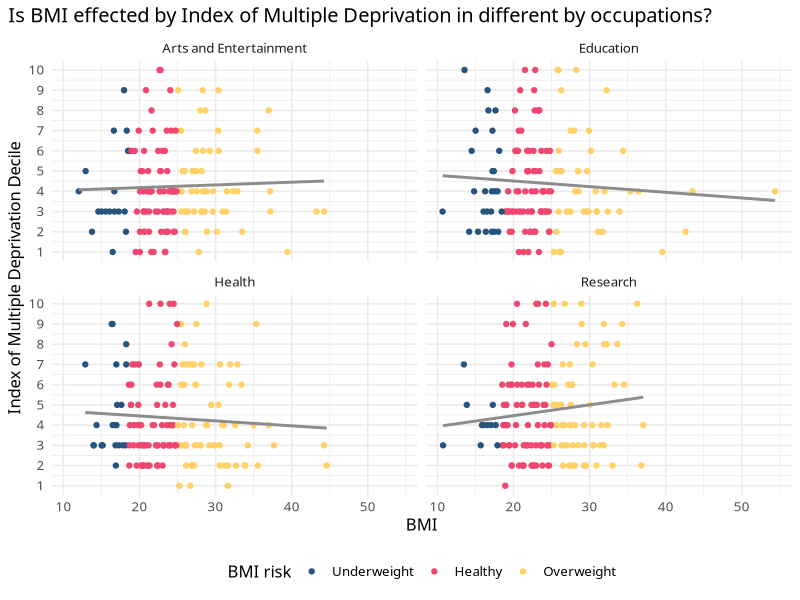
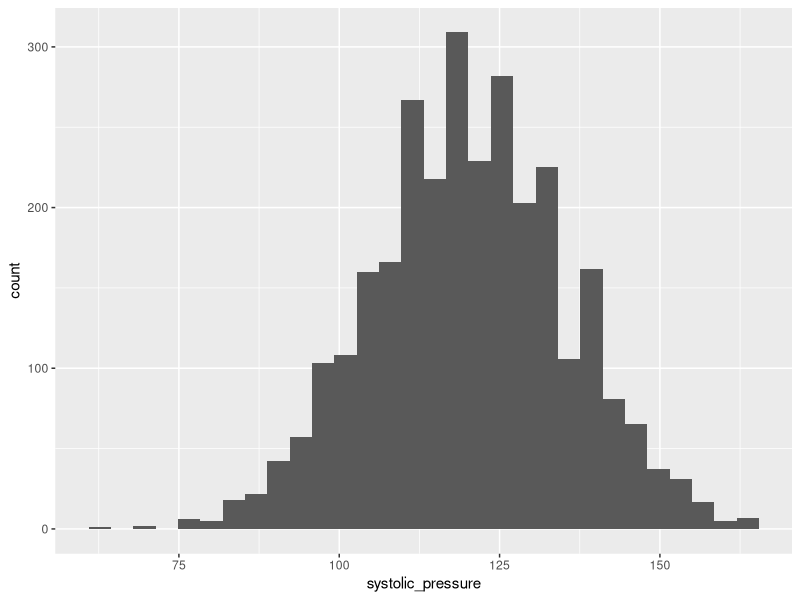
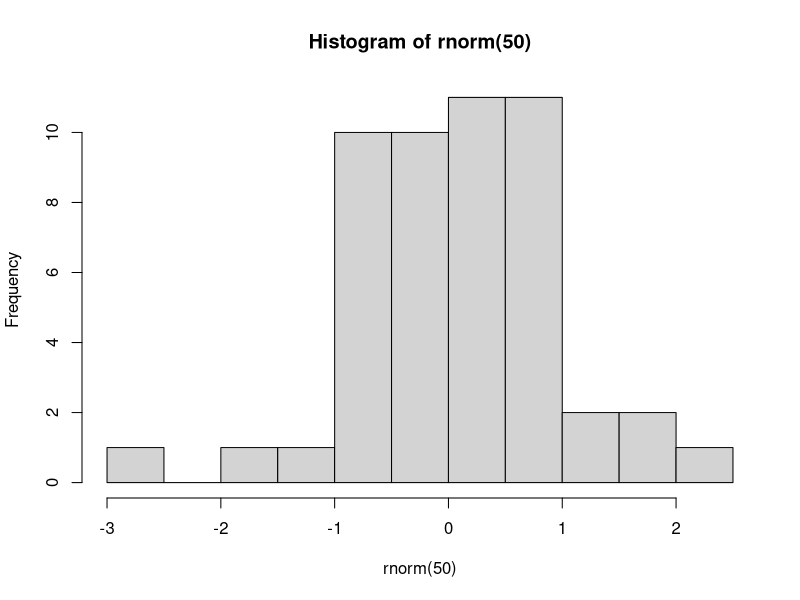
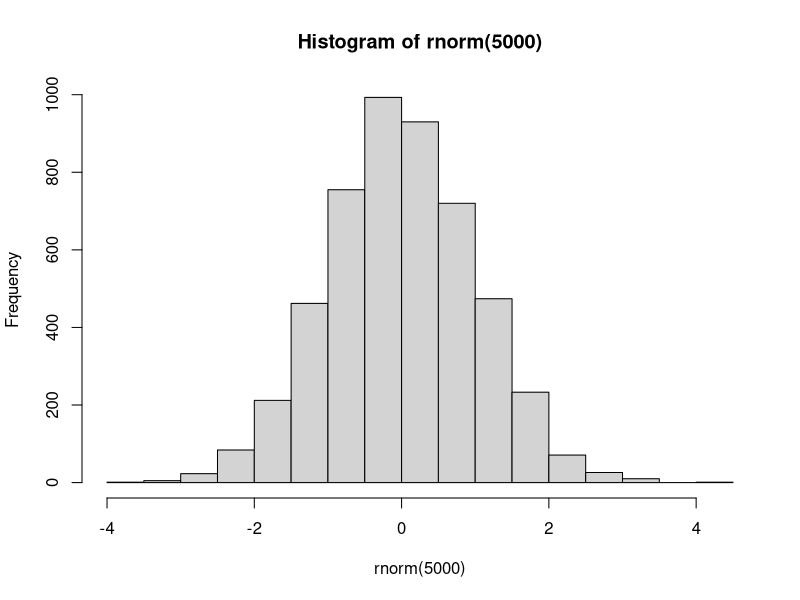
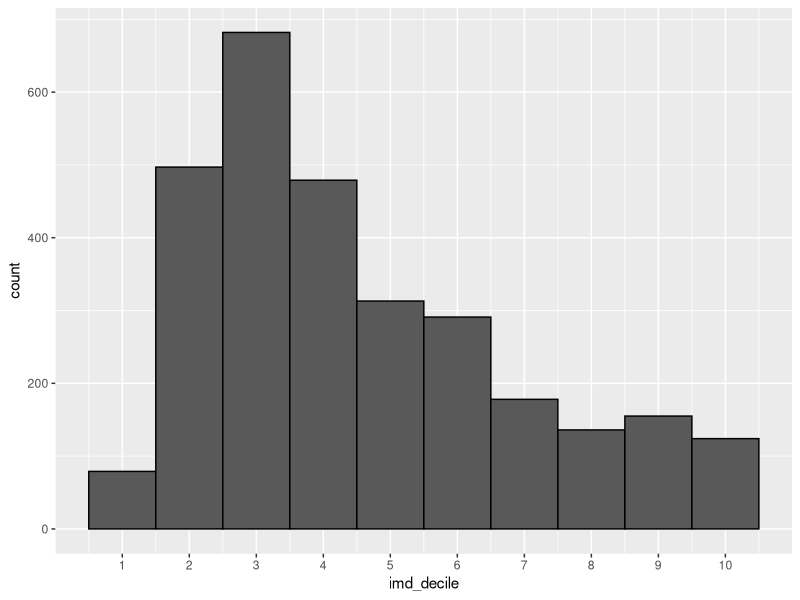
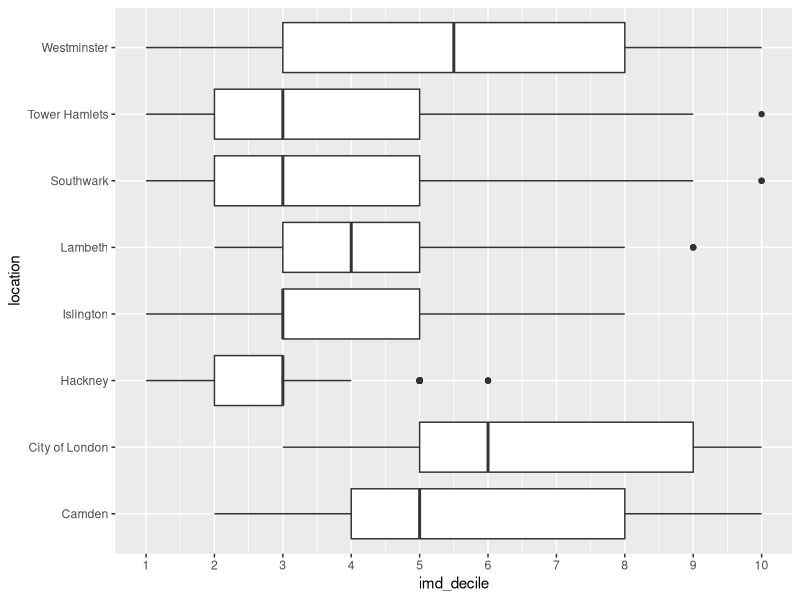
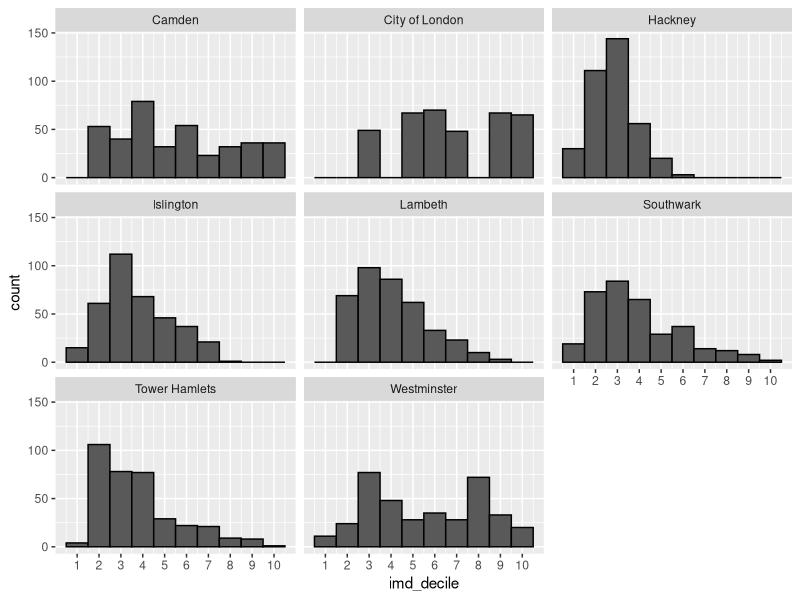
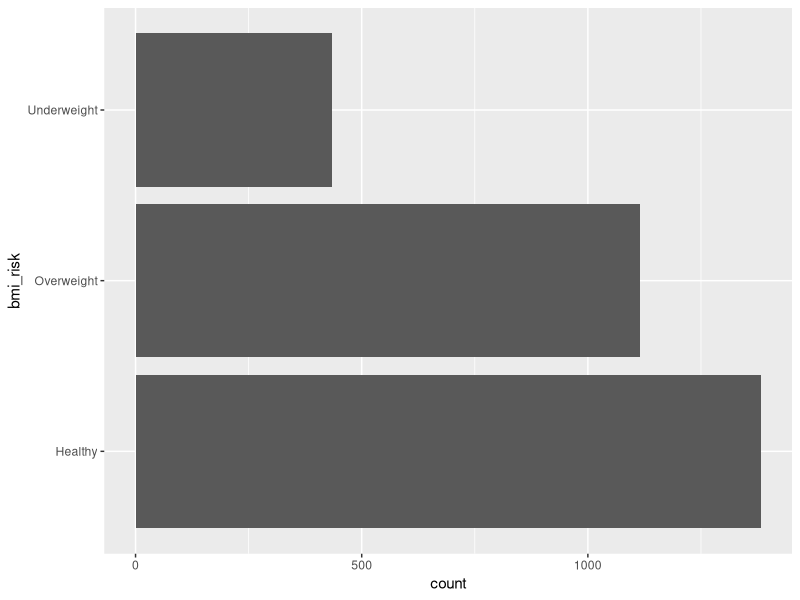

The R source for these figures, in order:
## ---- chunk 1
# visualisation where we fix the occupation column
library(tidyverse)

health <- read_csv("resources/health_metrics_cleaned.csv")

health_occupation <- health %>%
  mutate(occupation = str_remove(occupation, "\\["),
         occupation = str_remove(occupation, "\\]")) %>%
  separate_longer_delim(occupation, delim = ",") %>%
  mutate(occupation = str_squish(occupation))

occupation_comp <- c("Arts and Entertainment", "Education", "Research", "Health")

final_plot <- health_occupation %>%
  mutate(bmi_risk = factor(bmi_risk, levels = c("Underweight", "Healthy", "Overweight"))) %>%
  filter(occupation %in% occupation_comp) %>%
  ggplot(aes(x = bmi, y = imd_decile)) +
  geom_point(aes(colour = bmi_risk)) +
  geom_smooth(method = "lm", se = FALSE, colour = "grey55") +
  facet_wrap(vars(occupation)) +
  scale_colour_manual(values = c('#26547c','#ef476f','#ffd166')) +
  scale_y_continuous(breaks = seq(1,10,1)) + 
  labs(title = "Is BMI effected by Index of Multiple Deprivation in different by occupations? ",
       y = "Index of Multiple Deprivation Decile", x = "BMI",
       colour = "BMI risk") +
  theme_minimal(base_size = 12, base_family = "Avenir") +
  theme(legend.position = "bottom",
        plot.title.position = "plot")
final_plot
## ---- chunk 2
ggplot(health, aes(x = systolic_pressure)) +
  geom_histogram()
## ---- chunk 3
hist(rnorm(50))
## ---- chunk 4
hist(rnorm(5000))
## ---- chunk 5
#| column: body-inset
#| layout-nrow: 2
#| out-width: '60%'

ggplot(health, aes(x=imd_decile)) +
  geom_histogram(bins = 10, colour = "black") +
  scale_x_continuous(breaks = 1:10)

ggplot(health, aes(x = imd_decile, y = location)) +
  geom_boxplot() +
  scale_x_continuous(breaks = 1:10)

ggplot(health, aes(x=imd_decile)) +
  geom_histogram(bins = 10, colour = "black") +
  scale_x_continuous(breaks = 1:10) +
  facet_wrap(~location)
## ---- chunk 6
#| column: body-inset
#| layout-nrow: 1
#| out-width: '70%'

# basic bar
ggplot(health, aes(y = bmi_risk)) +
  geom_bar()

# add sex to gain more insights
ggplot(health, aes(y = bmi_risk, fill = sex)) +
  geom_bar(position = "dodge")
## ---- chunk 7
health |>
  group_by(location) |>
  summarise(avg_imd_decile = mean(imd_decile, na.rm = TRUE))
## ---- chunk 8
# find average imd decile per location
health %>%
  group_by(location) %>%
  summarise(avg_imd_decile = mean(imd_decile, na.rm = TRUE)) %>%
  ggplot(aes(x = avg_imd_decile, y = fct_reorder(location, avg_imd_decile))) +
  geom_col() +
  labs(x = "Average IMD decile",
       y = "London boroughs")
## ---- chunk 9
# remove missing value for calculation
health_no_na <- na.omit(health)
# correlation matrix
corr_mat <- health_no_na %>%
  select(age, waist, hip, height_m:whr, imd_rank:imd_decile) %>%
  cor()
corr_mat
# optional heat map
#heat map(corr_mat, Rowv = NA, Colv = NA)

# scatter plots with lm
library(patchwork)

imd_r <- ggplot(health, aes(x = imd_rank, y = bmi)) +
  geom_point() +
  geom_smooth(method = "lm", se = F)

weight <- ggplot(health, aes(x = weight_kg, y = bmi)) +
  geom_point() +
  geom_smooth(method = "lm", se = F)

height <- ggplot(health, aes(x = height_m, y = bmi)) +
  geom_point() +
  geom_smooth(method = "lm", se = F)

whr <- ggplot(health, aes(x = whr, y = bmi)) +
  geom_point() +
  geom_smooth(method = "lm", se = F)

imd_r + weight + height + whr

## ---- chunk 10
final_plot
